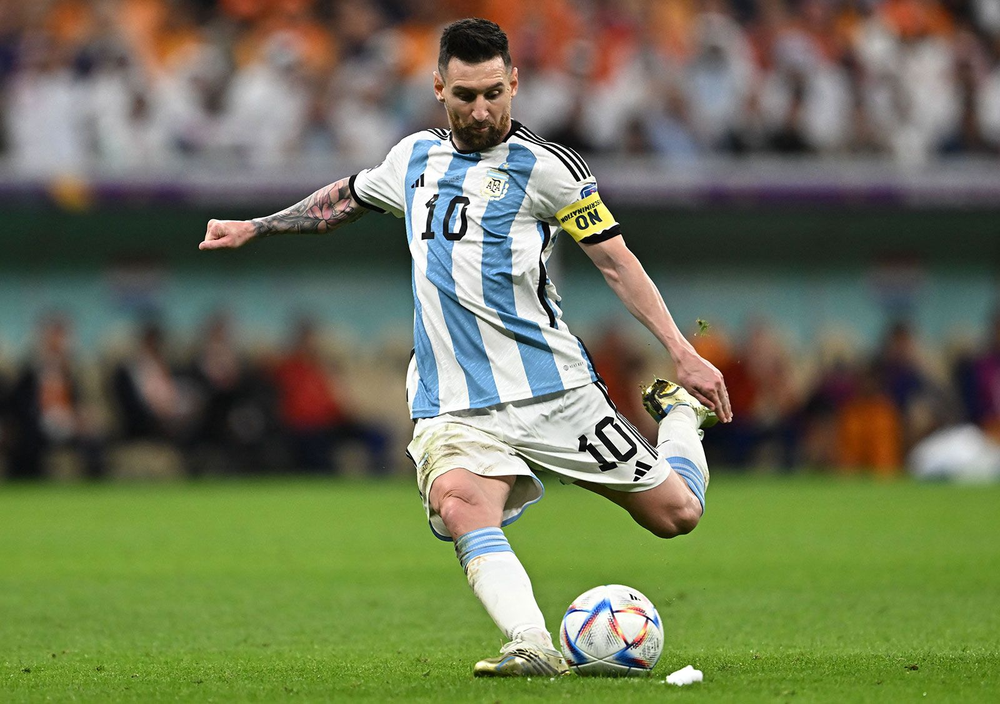
#> input picture XLA/Image/messi.png, 1000 x 704 px, shrunk from 1600 x 1126 before the run
$ jupyter execute 'Canny edge detection.ipynb'   (shell and % lines are left out)
#> lines starting #> are read from the running program, lines starting #| are printed output that depends on the picture; after the words box and inside, x2 and y2 are one past the last pixel; in counts of white or black regions, pixels touching at a corner belong together
Tham khảo:

https://www.youtube.com/watch?v=Dl5lPdoCXi8

https://docs.opencv.org/4.x/da/d22/tutorial_py_canny.html

https://www.youtube.com/watch?v=wG55VcO8hZ0&t=1374s

https://en.wikipedia.org/wiki/Canny_edge_detector

# Canny detection

Bộ dò cạnh Canny (Canny edge detector) là một toán tử phát hiện cạnh sử dụng thuật toán nhiều giai đoạn để phát hiện một loạt các cạnh trong hình ảnh. Nó được phát triển bởi John F. Canny vào năm 1986. Canny cũng đã đưa ra một lý thuyết tính toán về phát hiện cạnh, giải thích tại sao kỹ thuật này hoạt động hiệu quả.

# Thuật toán phát hiện cạnh Canny

Thuật toán phát hiện cạnh Canny có thể được chia thành 5 bước như sau:

1. **Làm mịn hình ảnh bằng bộ lọc Gaussian**
   Áp dụng bộ lọc Gaussian để làm mịn hình ảnh nhằm loại bỏ nhiễu.

2. **Tính gradient cường độ của hình ảnh**
   Tính gradient cường độ để xác định sự thay đổi giá trị pixel trong hình ảnh.

3. **Ngưỡng độ lớn gradient**
   Áp dụng ngưỡng độ lớn gradient hoặc loại bỏ các phản hồi sai để loại bỏ những kết quả không mong muốn trong việc phát hiện cạnh.

4. **Áp dụng ngưỡng kép (Double Threshold)**
   Xác định các cạnh tiềm năng bằng cách áp dụng hai mức ngưỡng:
   - Ngưỡng cao: Các cạnh mạnh.
   - Ngưỡng thấp: Các cạnh yếu.

5. **Theo dõi cạnh bằng kỹ thuật hysteresis**
   Hoàn tất việc phát hiện các cạnh bằng cách:
   - Giữ lại các cạnh yếu nếu chúng kết nối với các cạnh mạnh.
   - Loại bỏ các cạnh yếu không liên kết với cạnh mạnh.

## Tính gradient cường độ của hình ảnh
Một cạnh trong hình ảnh có thể hướng theo nhiều hướng khác nhau, vì vậy thuật toán Canny sử dụng bốn bộ lọc để phát hiện các cạnh **ngang**, **dọc** và **chéo** trong hình ảnh đã được làm mờ.

Toán tử phát hiện cạnh (chẳng hạn như **Roberts**, **Prewitt**, hoặc **Sobel**) trả về giá trị cho **đạo hàm bậc nhất** theo:
- **Hướng ngang**: \(G_x\)
- **Hướng dọc**: \(G_y\)

Từ đó, **gradient cạnh** và **hướng cạnh** có thể được xác định như sau:

- **Gradient \(G\)** có thể được tính bằng hàm `hypot`:
    $$ G = \sqrt{G_x^2 + G_y^2} $$

- **Góc hướng cạnh** được tính bằng hàm `atan2`:
  $$ \theta = \text{atan2}(G_y, G_x)$$

## Làm tròn góc hướng
Góc hướng của cạnh (\(\theta\)) được làm tròn về một trong bốn giá trị đại diện cho các hướng:
- **0°**: Ngang.
- **45°**: Chéo phải lên.
- **90°**: Dọc.
- **135°**: Chéo phải xuống.

Ví dụ:
- Góc \(\theta\) trong khoảng \([0°, 22.5°]\) hoặc \([157.5°, 180°]\) được ánh xạ thành **0°**.
- Các khoảng tương tự được xác định cho các góc **45°**, **90°**, và **135°**.

Hướng gradient luôn vuông góc với các cạnh. Nó được làm tròn về một trong bốn góc đại diện cho các hướng dọc, ngang và hai hướng chéo.

## Gradient là gì?

Gradient là một khái niệm trong toán học và xử lý ảnh, dùng để biểu diễn sự thay đổi của một đại lượng trong không gian. Trong ngữ cảnh của hình ảnh, **gradient** mô tả **mức độ thay đổi cường độ sáng** (intensity) giữa các pixel lân cận. Nó là một công cụ quan trọng để phát hiện các cạnh (edges) trong hình ảnh.

---

### **Ý nghĩa của Gradient trong hình ảnh**

1. **Cường độ Gradient (Gradient Magnitude)**:
    - Là độ lớn của sự thay đổi cường độ sáng tại một pixel.
    - Nếu cường độ gradient lớn, có nghĩa là tại đó có sự thay đổi mạnh về màu sắc hoặc sáng tối (thường là một cạnh).
    - Công thức tính:
      $$
      G = \sqrt{G_x^2 + G_y^2}
      $$
      Trong đó:
      - \( G_x \): Sự thay đổi theo chiều ngang (trục x).
      - \( G_y \): Sự thay đổi theo chiều dọc (trục y).

2. **Hướng Gradient (Gradient Direction)**:
    - Là hướng của sự thay đổi mạnh nhất trong cường độ sáng.
    - Công thức tính:
      $$
      \theta = \arctan\left(\frac{G_y}{G_x}\right)
      $$
    - Hướng gradient luôn vuông góc với cạnh trong hình ảnh.

---

### **Ứng dụng của Gradient**

1. **Phát hiện cạnh (Edge Detection)**:
    - Gradient được sử dụng để xác định vị trí các cạnh trong hình ảnh (những nơi có sự thay đổi mạnh về cường độ sáng).
    - Ví dụ: Thuật toán Canny, Sobel, Prewitt.

2. **Phân tích hình ảnh**:
    - Gradient giúp hiểu rõ hơn về cấu trúc của hình ảnh, như hình dạng, biên, và chi tiết.

3. **Làm nổi bật các đặc trưng (Feature Extraction)**:
    - Gradient được sử dụng trong các mô hình học máy hoặc học sâu để trích xuất đặc trưng từ hình ảnh.

---

### **Ví dụ Minh Họa**

Giả sử bạn có một hình ảnh grayscale:

- **Pixel 1**: Cường độ sáng = 10.
- **Pixel 2**: Cường độ sáng = 50.
- Gradient giữa Pixel 1 và Pixel 2:
  $$
  |50 - 10| = 40
  $$
  Điều này cho thấy sự thay đổi mạnh giữa hai pixel, thường là vị trí một cạnh.

[cell 1]
import cv2
import numpy as np

import matplotlib.pyplot as plt

[cell 2]
img = cv2.imread('Image/messi.png') # BGR
#> img is the input picture: shape (704, 1000, 3); mean B, G, R 85.5, 116.7, 110.3

[cell 3]
img_rgb =cv2.cvtColor(img, cv2.COLOR_BGR2RGB)

[cell 4]
plt.imshow(img_rgb)

[cell 5]
plt.imshow(img)

[cell 6]
edges = cv2.Canny(image=img, threshold1=127, threshold2=127)
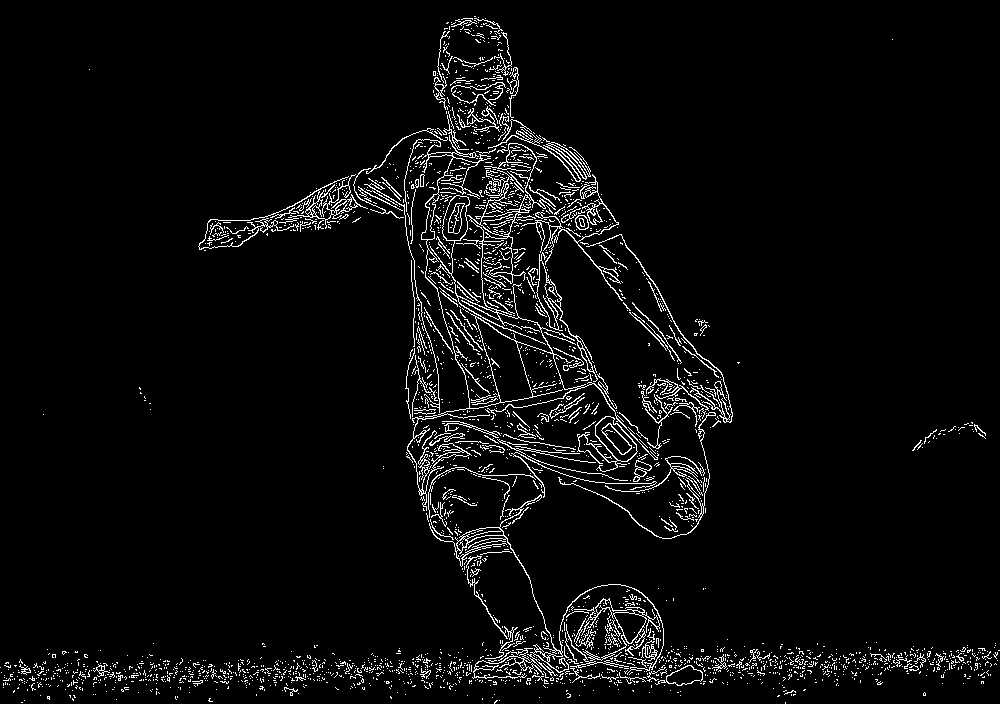
#> edges: shape (704, 1000); 4.2% white in thin lines or dots

## threshold1=127 và threshold2=127:
- Hai tham số ngưỡng này được sử dụng trong bước áp dụng ngưỡng kép (double threshold) của thuật toán Canny để phân loại các pixel:
- threshold1 (Lower threshold): Giá trị ngưỡng thấp. Pixel có gradient nhỏ hơn giá trị này sẽ bị bỏ qua (coi như không phải cạnh).
- threshold2 (Upper threshold): Giá trị ngưỡng cao. Pixel có gradient lớn hơn giá trị này sẽ được coi là cạnh mạnh.
Các pixel nằm giữa hai ngưỡng sẽ chỉ được coi là cạnh nếu chúng liên kết với các cạnh mạnh.

[cell 7]
plt.imshow(edges)

[cell 8]
edges = cv2.Canny(image=img, threshold1=0, threshold2=255)
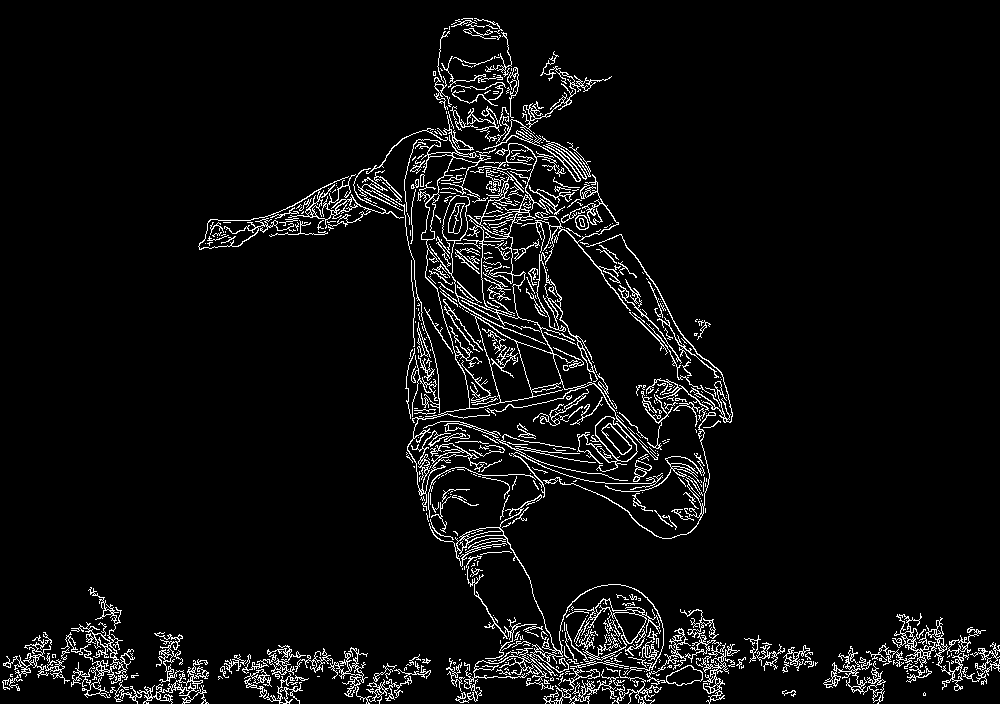
#> edges: shape (704, 1000); 5.4% white in thin lines or dots

[cell 9]
plt.imshow(edges)

# Choosing Thresholds

## 📌 Tại sao lại lấy trung vị?

### 🔹 1. **Trung vị ít bị ảnh hưởng bởi nhiễu (outliers)**

- **Trung bình (mean)** dễ bị ảnh hưởng bởi các điểm bất thường (**outliers**). Ví dụ, nếu có một số điểm ảnh rất sáng hoặc rất tối trong ảnh, trung bình có thể bị lệch.
- **Trung vị (median)** lấy giá trị ở giữa tập dữ liệu nên ít bị ảnh hưởng hơn. Điều này giúp xác định ngưỡng đáng tin cậy hơn.

### 🔹 2. **Phù hợp với dữ liệu không đối xứng (skewed data)**

- Nếu dữ liệu có phân bố không đều (ví dụ: nhiều điểm ảnh tối và một số ít điểm sáng), trung bình có thể không phản ánh đúng đặc điểm chung của dữ liệu.
- Trung vị luôn nằm ở giữa tập dữ liệu, giúp đảm bảo rằng giá trị ngưỡng không bị lệch quá nhiều về phía cao hoặc thấp.

### 🔹 3. **Ứng dụng trong xử lý ảnh (Image Processing)**

Trong các thuật toán như **adaptive thresholding** hoặc **Canny edge detection**, trung vị được sử dụng để xác định mức sáng chung của ảnh và từ đó đặt ngưỡng phù hợp để phân biệt vùng sáng - tối. Điều này giúp tăng độ chính xác khi phát hiện biên hoặc phân đoạn ảnh.

> 💡 **Kết luận**: Dùng **trung vị** thay vì trung bình giúp xác định ngưỡng ổn định hơn, giảm ảnh hưởng của nhiễu và phù hợp với dữ liệu có phân bố không đồng đều.

[cell 10]
med_val = np.median(img)
#> med_val = 103

[cell 11]
# Lower bound is either 0 or 70% of the median value, whicever is higher
lower = int(max(0, 0.7* med_val))
#> lower = 72

[cell 12]
# Upper bound is either 255 or 30% above the median value, whichever is lower
upper = int(min(255,1.3 * med_val))
#> upper = 133

[cell 13]
edges = cv2.Canny(image=img, threshold1=lower , threshold2=upper)
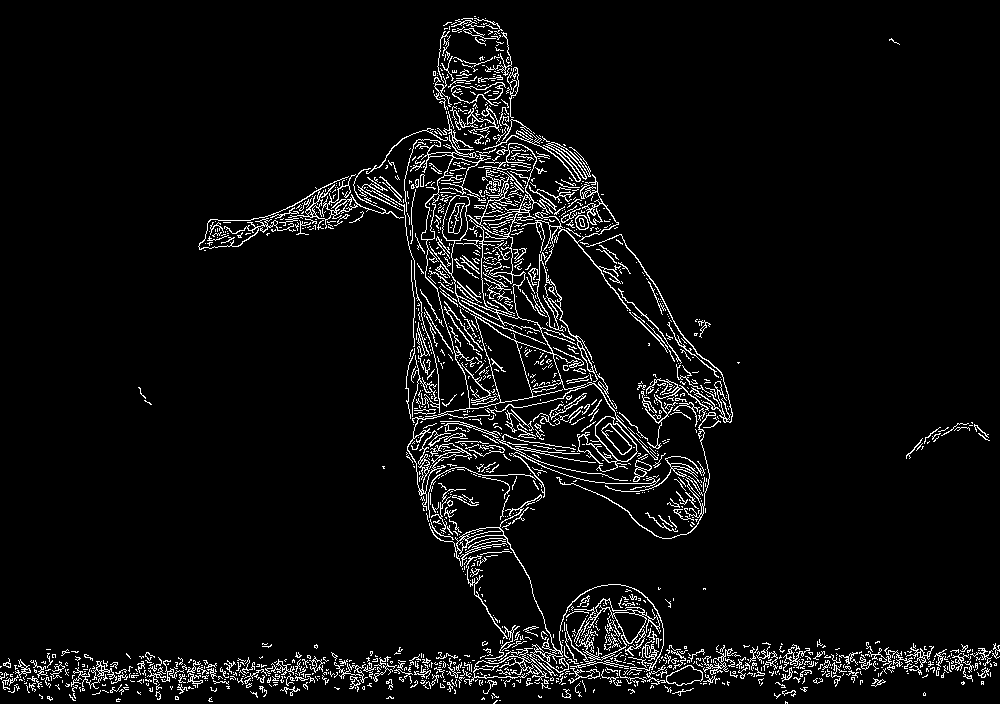
#> edges: shape (704, 1000); 5.2% white in thin lines or dots

[cell 14]
plt.imshow(edges)

# Blur first

[cell 15]
blurred_img = cv2.blur(img,ksize=(5,5))

[cell 16]
edges = cv2.Canny(image=blurred_img, threshold1=lower , threshold2=upper)
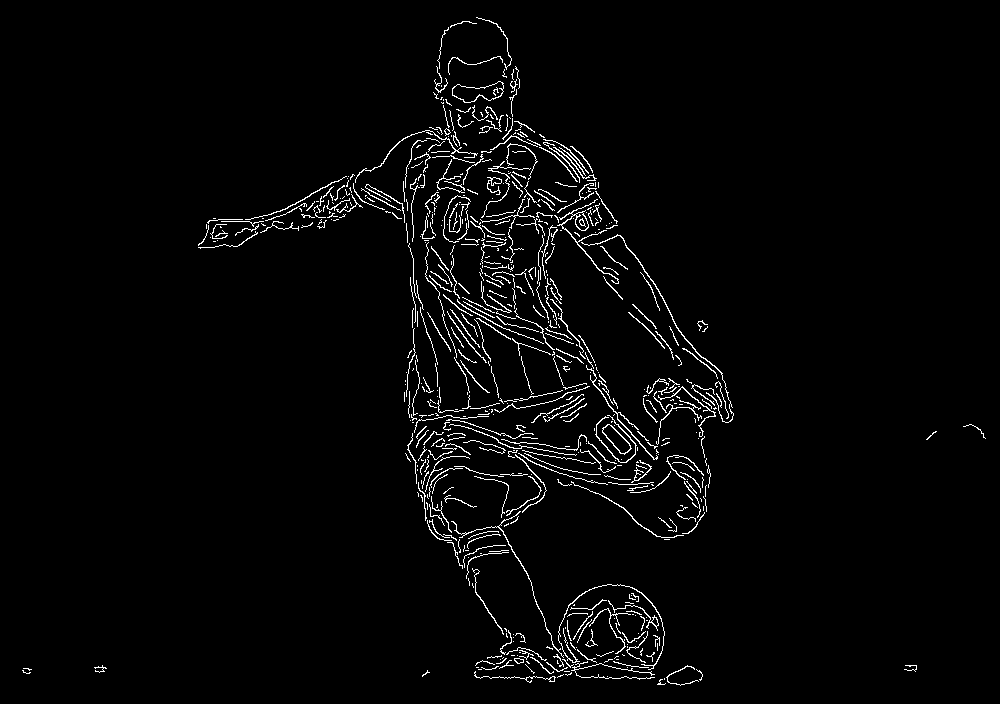
#> edges: shape (704, 1000); 2.6% white in thin lines or dots

[cell 17]
plt.imshow(edges)

[cell 18]
lower
#> Out = 72

[cell 19]
edges = cv2.Canny(image=blurred_img, threshold1=lower , threshold2=upper+100)
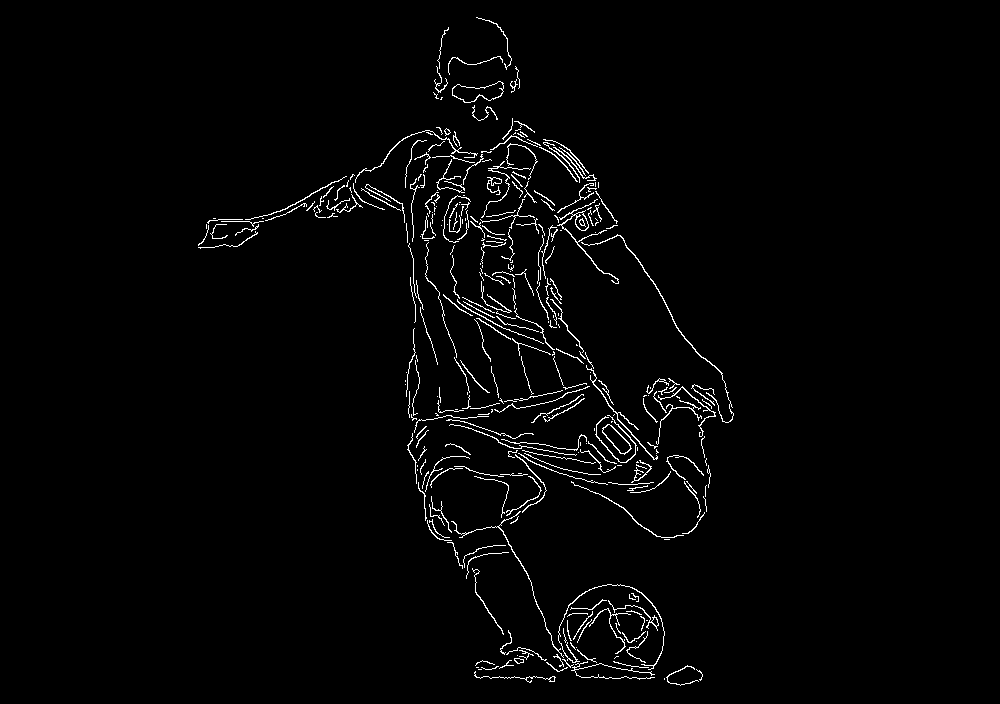
#> edges: shape (704, 1000); 2% white in thin lines or dots, all inside (x1, y1, x2, y2) = (198, 17, 734, 686)
plt.imshow(edges)

$ run again, with XLA/Image/d7b2e52d246dffe794a6a1c750a05593.jpg saved as XLA/Image/messi.png
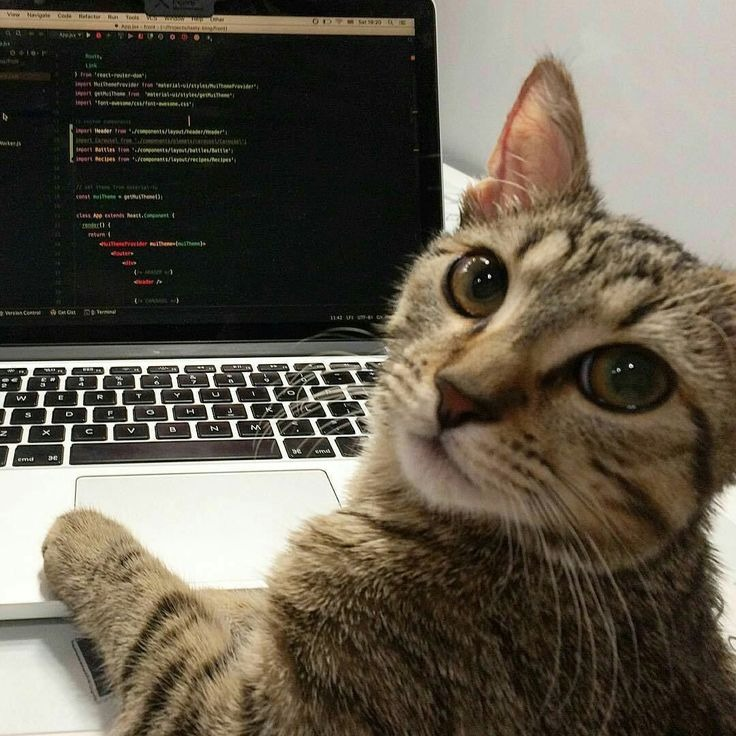
#> input picture XLA/Image/d7b2e52d246dffe794a6a1c750a05593.jpg, 736 x 736 px
#> img is the input picture: shape (736, 736, 3); mean B, G, R 76.8, 90.7, 98.3
#> `edges = cv2.Canny(image=img, threshold1=0, threshold2=255)`:
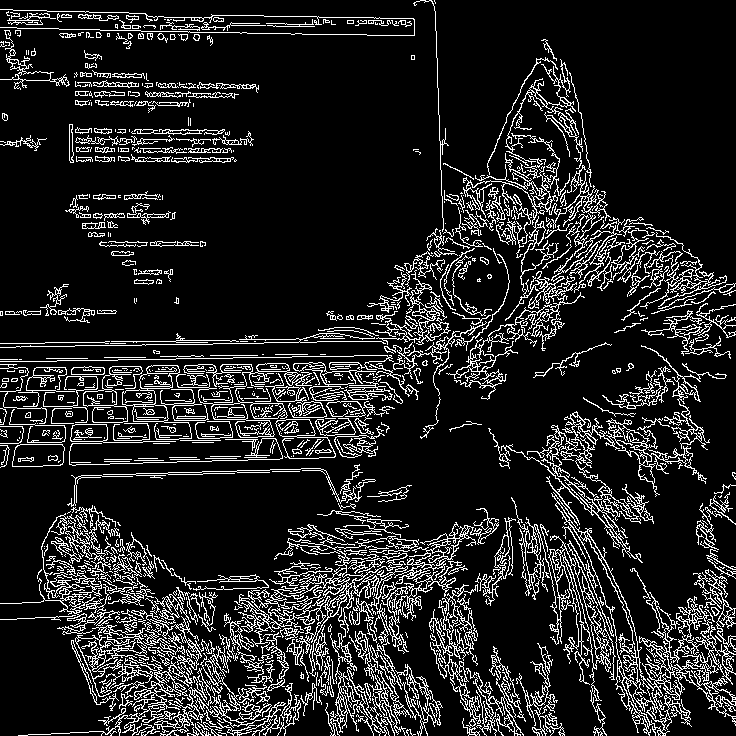
#> edges: shape (736, 736); 13.6% white in thin lines or dots
#> med_val = 62
#> lower = 43
#> upper = 80
#> Out = 43
#> `edges = cv2.Canny(image=blurred_img, threshold1=lower , threshold2=upp..`:
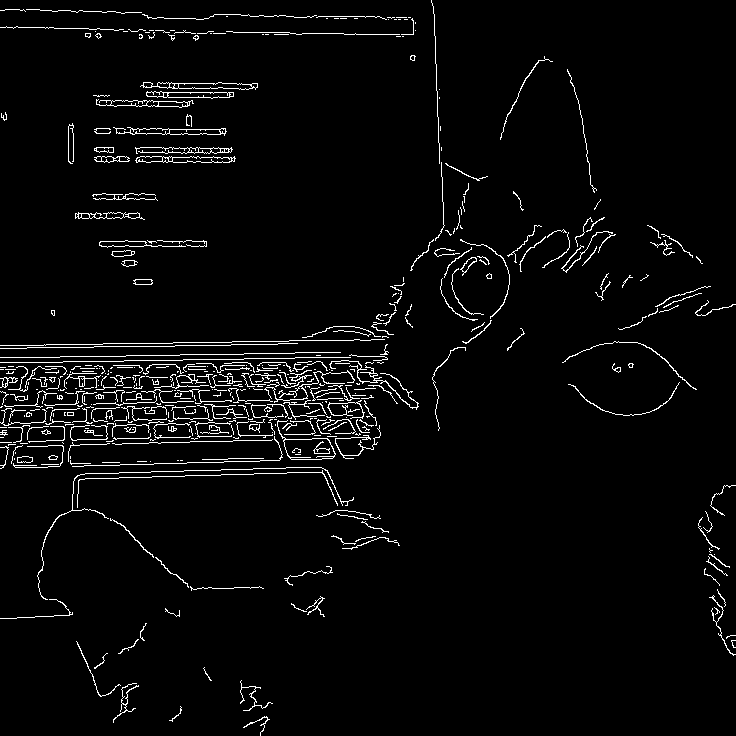
#> edges: shape (736, 736); 3.4% white in thin lines or dots

$ run again, with XLA/Image/images.jpg saved as XLA/Image/messi.png
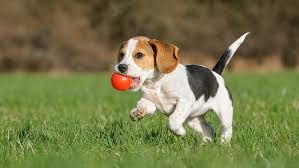
#> input picture XLA/Image/images.jpg, 299 x 168 px
#> img is the input picture: shape (168, 299, 3); mean B, G, R 73.4, 119.2, 118.9
#> `edges = cv2.Canny(image=img, threshold1=0, threshold2=255)`:
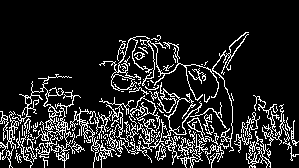
#> edges: shape (168, 299); 13.5% white in thin lines or dots, all inside (x1, y1, x2, y2) = (0, 32, 299, 168)
#> med_val = 96
#> lower = 67
#> upper = 124
#> Out = 67
#> `edges = cv2.Canny(image=blurred_img, threshold1=lower , threshold2=upp..`:
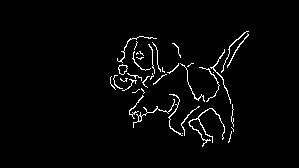
#> edges: shape (168, 299); 2.6% white in thin lines or dots, all inside (x1, y1, x2, y2) = (110, 31, 249, 147)
